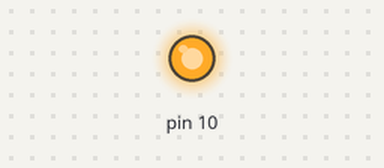
Bench run of a sketch on a simulated Arduino Uno, built with avr-gcc and run on an emulated ATmega328P. Shown: output pins drawn as LEDs (lit = HIGH).

Above: at 0.2 s.
At 12.7 s:
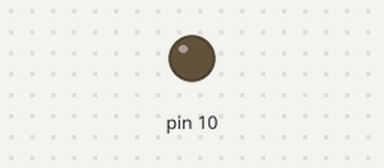
Timing chart, 0 to 20.2 s (numbered marks = the images above):
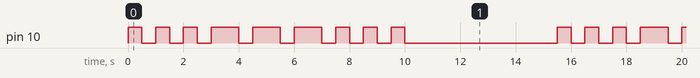

The sketch:

lab_3_ab.ino
```cpp
// simulation available at https://www.tinkercad.com/things/1TOCRA0Jya0?sharecode=G5YKBPSgA9c1BtwJsrsxS1BGdAKUgr1CcRxyDjXnnLI

// emit SOS message in Morse Code every 5 seconds
// long dits: 1000 ms
// short dits: 500 ms
// interval between dits: 500ms
void setup()
{
  pinMode(10, OUTPUT);
}

void loop()
{
  // S (3 short dits)
  digitalWrite(10, HIGH); // first dit
  delay(500);
  digitalWrite(10, LOW);
  delay(500);
  digitalWrite(10, HIGH); // second dit
  delay(500);
  digitalWrite(10, LOW);
  delay(500);
  digitalWrite(10, HIGH); // third dit
  delay(500);
  digitalWrite(10, LOW);
  delay(500);

  // O (3 ling dits)
  digitalWrite(10, HIGH); // first dit
  delay(1000);
  digitalWrite(10, LOW);
  delay(500);
  digitalWrite(10, HIGH); // second dit
  delay(1000);
  digitalWrite(10, LOW);
  delay(500);
  digitalWrite(10, HIGH); // third dit
  delay(1000);
  digitalWrite(10, LOW);
  delay(500);

  // S (3 short dits)
  digitalWrite(10, HIGH); // first dit
  delay(500);
  digitalWrite(10, LOW);
  delay(500);
  digitalWrite(10, HIGH); // second dit
  delay(500);
  digitalWrite(10, LOW);
  delay(500);
  digitalWrite(10, HIGH); // third dit
  delay(500);
  digitalWrite(10, LOW);
  delay(500);

  // wait for 5 seconds
  digitalWrite(10, LOW);
  delay(5000);
}
```

Measured:
- by itself, pin 10: repeats every 15.5 s: 2 × (LOW 0.50 s, HIGH 0.50 s), 3 × (LOW 0.50 s, HIGH 1.0 s), 3 × (LOW 0.50 s, HIGH 0.50 s), LOW 5.5 s, HIGH 0.50 s
- by itself, everything shown: repeats every 15.5 s, in 18 steps
